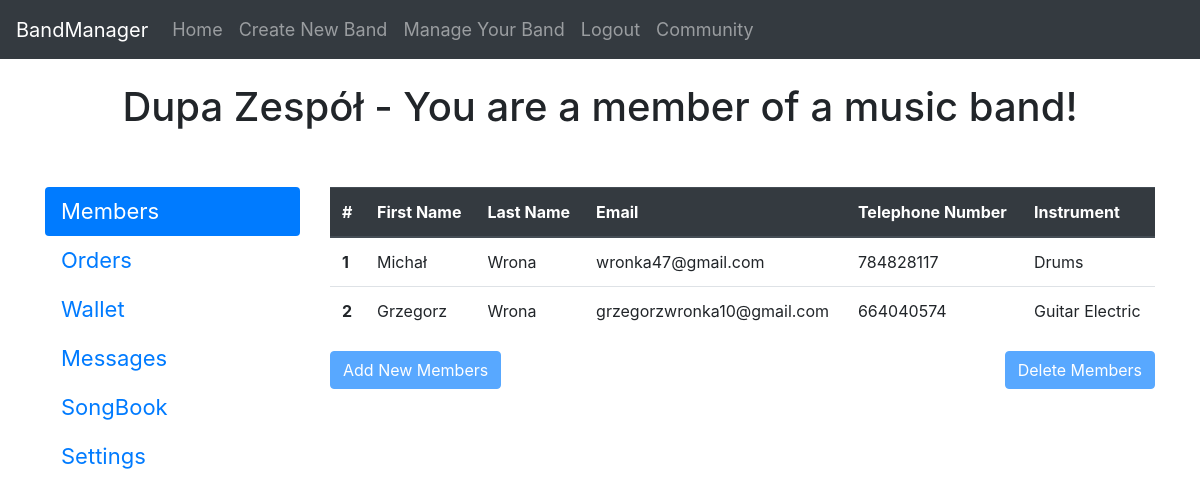
The page /manage-your-band/3 (signed in) on the database its author committed.
### website/models.py (models this page shows)
class Band(db.Model):
    id = db.Column(db.Integer, primary_key=True, unique=True)
    name = db.Column(db.String(150))
    city = db.Column(db.String(150))
    music_type = db.Column(db.String(150))
    password = db.Column(db.String(150))
    user_id_admin = db.Column(db.Integer, db.ForeignKey('user.id'))
    date_created = db.Column(db.DateTime(timezone=True), default=func.now())

class User(db.Model, UserMixin):
    id = db.Column(db.Integer, primary_key=True, unique=True)
    first_name = db.Column(db.String(150))
    surname = db.Column(db.String(150))
    email = db.Column(db.String(150), unique=True)
    password = db.Column(db.String(150))
    telephone_number = db.Column(db.Integer)
    instrument = db.Column(db.String(150))
    band_id = db.Column(db.Integer)
    band = db.relationship('Band')

### website/views.py (the view)
@views.route('/manage-your-band/<int:band_id>', methods=['GET', 'POST'])
@login_required
def band_manager(band_id):
    band = Band.query.filter_by(id=band_id).first()
    users_in_this_band = User.query.filter_by(band_id=band.id)
    users_without_band = User.query.filter_by(band_id=None).all()
    list_with_index_and_user_object = []
    index = 1
    for user in users_in_this_band:
        list_with_index_and_user_object.append([index, user])
        index += 1
    return render_template('band_manager.html', user=current_user, band=band,
                            users_in_this_band=list_with_index_and_user_object, users_without_band=users_without_band)

### website/__init__.py (called while the page is built)
def create_app():
    app = Flask(__name__)
    app.config['SECRET_KEY'] = 'aoeijop[4235kldnsf-3qpoiopejf0283482rhgfsoqv=daihfauighe490ge40i'
    app.config['SQLALCHEMY_DATABASE_URI'] = f'sqlite:///{DB_NAME}'
    db.init_app(app)
    from .views import views
    from .auth import auth
    app.register_blueprint(views, url_prefix='/')
    app.register_blueprint(auth, url_prefix='/')
    from .models import User, Band
    create_database(app)
    login_manager = LoginManager()
    login_manager.login_view = 'auth.login'
    login_manager.init_app(app)
    @login_manager.user_loader
    def load_user(id):
        return User.query.get(int(id))
    return app

### website/templates/band_manager.html (shortened to what this page needs)
{% extends "base.html" %}
{% block content %}
<br/>
{% if band.user_id_admin == user.id %}
  <h1 align="center">{{band.name}} - You are admin this music band!</h1>
{% else %}
  <h1 align="center">{{band.name}} - You are a member of a music band!</h1>
{% endif %}
<br><br/>
<div class="row">
    <div class="col-3">
      <div class="nav flex-column nav-pills" id="v-pills-tab" role="tablist" aria-orientation="vertical"  style="font-size: 22px;">
        <a class="nav-link active" id="v-pills-members-tab" data-toggle="pill" href="#v-pills-members" role="tab" aria-controls="v-pills-home" aria-selected="true">Members</a>
        <a class="nav-link" id="v-pills-orders-tab" data-toggle="pill" href="#v-pills-orders" role="tab" aria-controls="v-pills-orders" aria-selected="false">Orders</a>
        <a class="nav-link" id="v-pills-wallet-tab" data-toggle="pill" href="#v-pills-wallet" role="tab" aria-controls="v-pills-wallet" aria-selected="false">Wallet</a>
        <a class="nav-link" id="v-pills-messages-tab" data-toggle="pill" href="#v-pills-messages" role="tab" aria-controls="v-pills-messages" aria-selected="false">Messages</a>
        <a class="nav-link" id="v-pills-songbook-tab" data-toggle="pill" href="#v-pills-songbook" role="tab" aria-controls="v-pills-songbook" aria-selected="false">SongBook</a>
        <a class="nav-link" id="v-pills-settings-tab" data-toggle="pill" href="#v-pills-settings" role="tab" aria-controls="v-pills-settings" aria-selected="false">Settings</a>
      </div>
    </div>
    <div class="col-9">
      <div class="tab-content" id="v-pills-tabContent" >
        <div class="tab-pane fade show active" id="v-pills-members" role="tabpanel" aria-labelledby="v-pills-members-tab">
            <table class="table">
                <thead class="thead-dark">
                  <tr>
                    <th scope="col">#</th>
                    <th scope="col">First Name</th>
                    <th scope="col">Last Name </th>
                    <th scope="col">Email</th>
                    <th scope="col">Telephone Number</th>
                    <th scope="col">Instrument</th>
                  </tr>
                </thead>
                <tbody>
                {% for i, user in users_in_this_band %}
                  <tr>
                    <th scope="row">{{i}}</th>
                    <td>{{user.first_name}}</td>
                    <td>{{user.surname}}</td>
                    <td>{{user.email}}</td>
                    <td>{{user.telephone_number}}</td>
                    <td>{{user.instrument}}</td>
                  </tr>
                {% endfor %}
                </tbody>
              </table>
              {% if band.user_id_admin == user.id %}
                <button type="button" class="btn btn-primary" data-toggle="modal" data-target="#addNewMembersModal">
                  Add New Members
                </button>
                <button type="button" class="btn btn-primary" data-toggle="modal" data-target="#deleteMembersModal" style="float:right;">
                  Delete Members
                </button>
              {% else %}
                <button type="button" class="btn btn-primary" data-toggle="modal" data-target="#addNewMembersModal" disabled>
                  Add New Members
                </button>
                <button type="button" class="btn btn-primary" data-toggle="modal" data-target="#deleteMembersModal" style="float:right;" disabled>
                  Delete Members
                </button>
              {% endif %}
        </div>
      </div>
    </div>
  </div>
{% endblock %}

### rows shown on the page
Band: name "Dupa Zespół"
User: id "1", first_name "Michał", surname "Wrona", email "wronka47@gmail.com", telephone_number "784828117", instrument "Drums"
User: id "2", first_name "Grzegorz", surname "Wrona", email "grzegorzwronka10@gmail.com", telephone_number "664040574", instrument "Guitar Electric"
